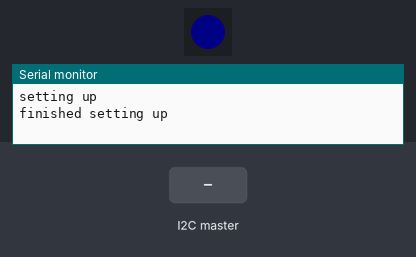
A sketch run on a simulated ESP32. Shown: 1 RGB LEDs in strip order, left to right, the last lines printed to the serial monitor. Inputs (shaded band) come from the test bench. Dim RGB values are drawn brighter than linear.

Above: at 0.9 s.
1.3 s: the I2C master sends the byte 1
At 1.65 s:
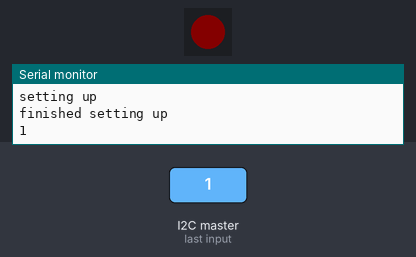
At 2.15 s:
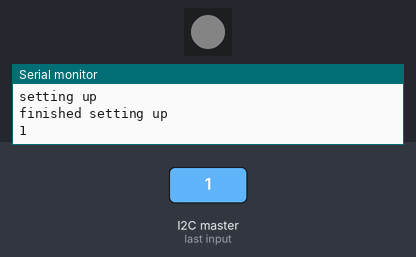
4.3 s: the I2C master sends the byte 0
At 4.5 s:
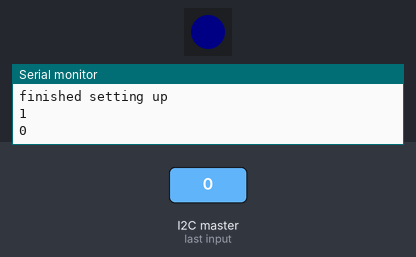
7.3 s: the I2C master sends the byte 2
Timing chart, 0 to 16.3 s (numbered marks = the images above; inputs shaded):
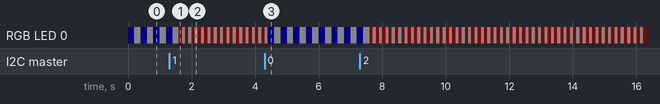

The sketch:

slave.ino
```cpp
#include "Wire.h"

#include "Freenove_WS2812_Lib_for_ESP32.h"
#define LED_PIN 1
Freenove_ESP32_WS2812 led = Freenove_ESP32_WS2812(1, LED_PIN, 0, TYPE_GRB);

int x = 0;
void setup() {
  Serial.begin(921600);
  Serial.println("setting up");
  led.begin();
  led.setBrightness(30);
  // Start the I2C Bus as Slave on address 9
  Wire.begin(9,39,40,100000);
  // Attach a function to trigger when something is received.
  Wire.onReceive(receiveEvent);
  Serial.println("finished setting up");
}
void setLED(uint8_t r,uint8_t g,uint8_t b) {
  led.setLedColorData(0, r, g, b);
  led.show();
}
void receiveEvent(int bytes) {
  x = Wire.read();    // read one character from the I2C
  Serial.println(x);
}
void loop() {
  //If value received is 0 blink LED for 200 ms
  if (x == 0) {
    setLED(0,0,60);
    delay(200);
    setLED(60,60,60);
    delay(200);
  }
  //If value received is 3 blink LED for 400 ms
  else if (x == 3) {
    setLED(0,60,0);
    delay(400);
    setLED(60,60,60);
    delay(400);
  } else {
    setLED(60,0,0);
    delay(100);
    setLED(60,60,60);
    delay(100);
  }
  Wire.write("hello");
}
```
